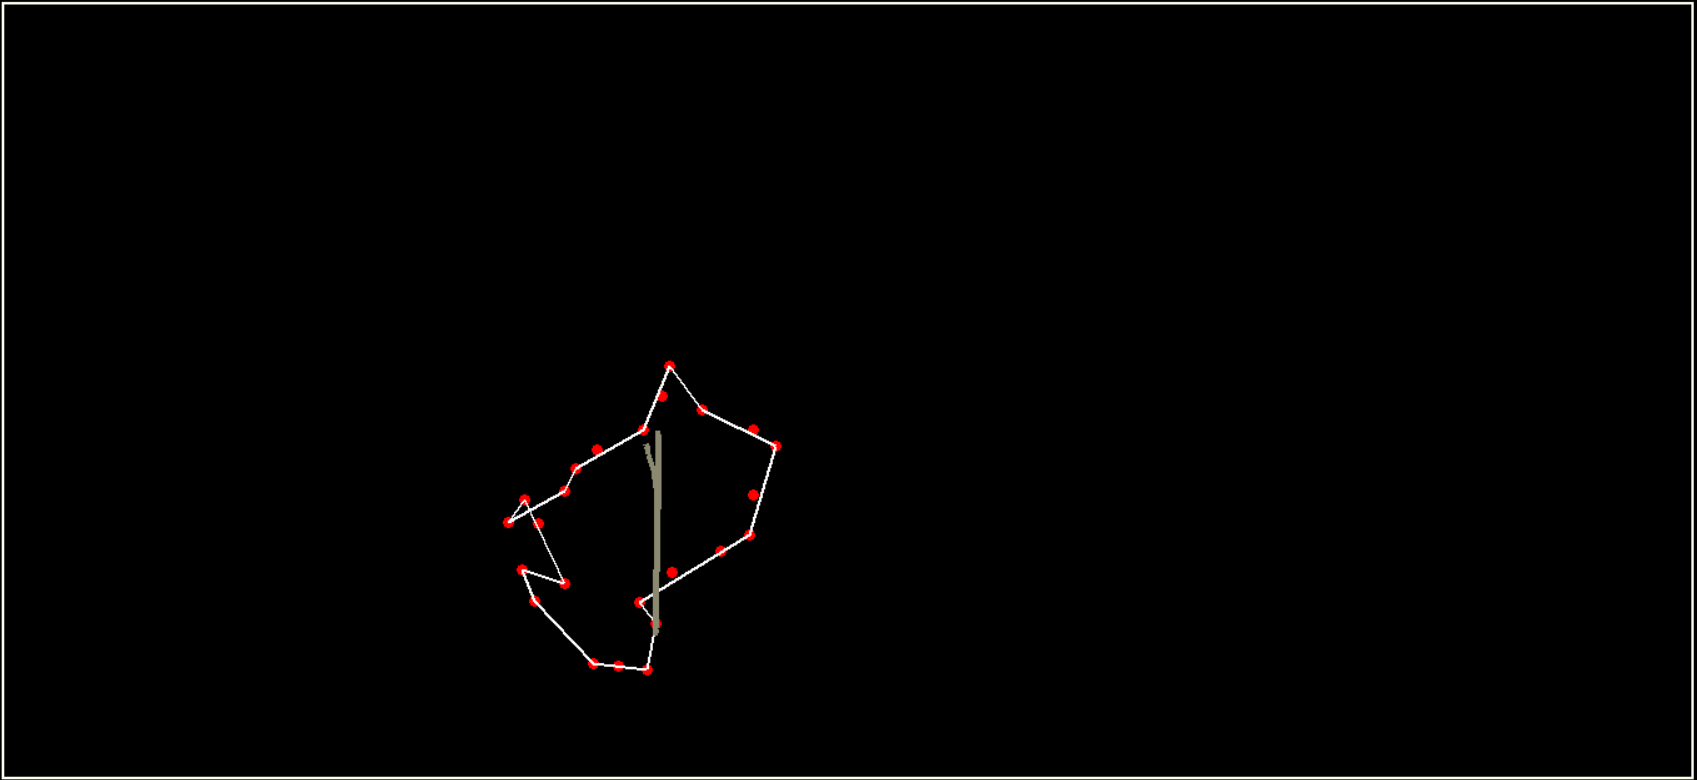

The script that saved this image:
import tkinter as tk
import tkinter.messagebox as tkm
from tkinter import simpledialog
from PIL import Image, ImageTk, ImageGrab
from pilotage import Pilotage
from math import sin,cos,pi
import traitement_avec_obstacle as Tr
import traitement_sans_obstacle as Tr2
import numpy as np
import threading
import os


class Interface:
    def __init__(self):
        self.tr = Tr.Traitement()
        self.tr2 = Tr2.Traitement()
        
        self.window = tk.Tk()
        self.window.title("Zone detector 3000")

        width_screen = self.window.winfo_screenwidth()
        height_screen = self.window.winfo_screenheight()

        self.width_window = width_screen 
        self.height_window = height_screen - 90

        self.canvas = tk.Canvas(self.window, bg='black', width=self.width_window , height=self.height_window)
        self.canvas.grid()  

        self.canvas.bind("<Button-1>", self.on_click)
        
        self.ball1 = self.canvas.create_oval(10, 10, 35, 35, fill='white')
        self.carre = None
        
        img = Image.open("detector3000.png")
        img = img.resize((self.width_window, self.height_window), Image.LANCZOS)

        self.im = ImageTk.PhotoImage(img)
        self.image = self.canvas.create_image(
            self.width_window // 2,
            self.height_window // 2,
            image=self.im)
        self.canvas.image = self.im

        menubar = tk.Menu(self.window)

        self.menu1 = tk.Menu(menubar, tearoff=0)
        self.boutonstart = self.menu1.add_command(label="Start", command=self.start)
        self.menu1.add_command(label="Stop", command=self.stop)
        self.menu1.add_separator()
        self.menu1.add_command(label="EXIT", command=self.pop)
        menubar.add_cascade(label="Mouvement", menu=self.menu1)

        menu2 = tk.Menu(menubar, tearoff=0)
        menu2.add_command(label="DOWNLOAD", command=self.download_canva)
        menubar.add_cascade(label="Sauvegarder", menu=menu2)

        self.window.config(menu=menubar)
        self.position = [(0, 0), (0, 0)]
        self.lines_canva = []

        # Initialisation du pilotage en thread
        self.pilotage = None
        threading.Thread(target=self.init_pilotage, daemon=True).start()


    def init_pilotage(self):
        try:
            self.pilotage = Pilotage()
            self.update_position()
        except Exception as e:
            tkm.showwarning("Erreur Bluetooth", f"Connexion au robot échouée :\n{e}")
    
    
    def update_position(self):
        try:
            self.position.append(self.pilotage.position())
            self.update_canvas()
            self.window.after(200, self.update_position) 
        except Exception as e:
            print(f"Error updating position: {e}")


    def update_canvas(self):
        aggrandissement = 2
        decalage_x = 600
        decalage_y = 400
        
        x1, y1 = self.position[-2]   
        x2, y2 = self.position[-1]
       
        x1p = x1 * aggrandissement + decalage_x
        x2p = x2 * aggrandissement + decalage_x
        y1p = y1 * aggrandissement + decalage_y
        y2p = y2 * aggrandissement + decalage_y
        self.line = self.canvas.create_line(x1p, y1p, x2p, y2p,
            fill="LemonChiffon4", tags="line", width= 4)
        self.lines_canva.append(self.line)
        

    def start(self):
        if not self.pilotage:
            tkm.showerror("Erreur", "Connexion au robot non terminée.")
            return
        self.canvas.itemconfig(self.ball1, fill="green")
        threading.Thread(target=self.pilotage.start, daemon=True).start()
        self.menu1.entryconfig("Start", command = self.move_bot)


    def move_bot(self):
        self.canvas.itemconfig(self.ball1, fill="green")
        if self.pilotage:
            self.pilotage.start_moving()


    def stop(self):
        self.canvas.itemconfig(self.ball1, fill="red")
        if self.pilotage:
            self.pilotage.running.set()
            self.pilotage.stop_moving()


#Fonctions liées aux boutons
    def contour(self):
        tableau_de_collisions = self.pilotage.pos_collisions
        self.canvas.delete("boules")
        self.canvas.delete("contour")
        self.tr.afficher_points(tableau_de_collisions , canvas= self.canvas)
        self.tr.afficher_contour(tableau_de_collisions , canvas = self.canvas)


    def contour2(self):
        tableau_de_collisions = self.pilotage.pos_collisions
        self.canvas.delete("boules")
        self.canvas.delete("contour")
        self.tr2.afficher_points(tableau_de_collisions , canvas= self.canvas, couleur = "red")
        self.tr2.afficher_contour(tableau_de_collisions , canvas = self.canvas, couleur = "white")


    def rotate_canva(self):
        self.delete_canva()
        s_xb = 0
        s_yb = 0
        nb = len(self.pilotage.pos_collisions)

        for i in range(nb):
            if self.pilotage.pos_collisions:
                xb, yb = self.pilotage.pos_collisions[i]
                s_xb += xb
                s_yb += yb

        if nb > 0:
            g_xb, g_yb = s_xb / nb, s_yb / nb
        
        ANGLE = simpledialog.askstring("Rotate canva", "Quel est votre angle de rotation ? (en degré)")
        ANGLE = float(ANGLE) * pi / 180
        ca = cos(ANGLE)
        sa = sin(ANGLE)
        rot_mat = np.array([[ca, -sa], 
                            [sa, ca]])

        for i in range(nb):
            if self.pilotage.pos_collisions:
                xb, yb = self.pilotage.pos_collisions[i]
                xb -= g_xb
                yb -= g_yb

                rotated = np.array([xb, yb]) @ rot_mat

                x1b = rotated[0] + g_xb
                y1b = rotated[1] + g_yb

                self.pilotage.pos_collisions[i] = (x1b, y1b)
        self.canvas.delete("boules")
        self.canvas.delete("contour")
        tableau_de_collisions = self.pilotage.pos_collisions
        self.tr.afficher_points(tableau_de_collisions, canvas=self.canvas)
        self.tr.afficher_contour(tableau_de_collisions, canvas=self.canvas)



    def translate_canva(self):
        self.delete_canva()
        input_str = simpledialog.askstring("Translation", "Entrez dx et dy séparés par une virgule (ex: 10, 20) :")
        dx_str, dy_str = input_str.split(",")
        TRANSLATION_x = float(dx_str.strip())
        TRANSLATION_y = float(dy_str.strip())

        for i in range(len(self.pilotage.pos_collisions)):
            if self.pilotage.pos_collisions:
                x, y = self.pilotage.pos_collisions[i]
                x_new = x + float(TRANSLATION_x)
                y_new = y + float(TRANSLATION_y)
                self.pilotage.pos_collisions[i] = (x_new, y_new)
        self.canvas.delete("boules")
        self.canvas.delete("contour")
        tableau_de_collisions = self.pilotage.pos_collisions
        self.tr.afficher_points(tableau_de_collisions , canvas= self.canvas)
        self.tr.afficher_contour(tableau_de_collisions , canvas = self.canvas)

    
    def delete_canva(self):
        self.canvas.delete("line")


#Fonction liée au click de départ
    def create_zone(self):
        self.canvas.itemconfigure(self.image, state='hidden')
        self.Ok = True

        self.x1_z = self.width_window - self.width_window * 0.94
        self.y1_z = self.height_window - self.height_window * 0.90
        self.x2_z = self.width_window -  self.width_window * 0.06
        self.y2_z = self.height_window - self.height_window * 0.10

        self.carre = self.canvas.create_rectangle(self.x1_z, self.y1_z, self.x2_z, self.y2_z, outline="ivory", width=2)

        self.button1 = tk.Button(self.window, text="Contour obstacle", command=self.contour, width=15)
        self.button1.place(x=self.width_window - self.width_window * 0.96, y=10)

        self.button1 = tk.Button(self.window, text="Contour no obstacle", command=self.contour2, width=15)
        self.button1.place(x=self.width_window - self.width_window * 0.96 + 120 , y=10)

        self.button2 = tk.Button(self.window, text="Rotation", command=self.rotate_canva, width=15)
        self.button2.place(x=self.width_window - self.width_window * 0.96 + 240, y=10)

        self.button3 = tk.Button(self.window, text="Translate", command=self.translate_canva, width=15)
        self.button3.place(x=self.width_window - self.width_window * 0.96 + 360, y=10)

        self.button4 = tk.Button(self.window, text="Delete", command = self.delete_canva, width=15)
        self.button4.place(x = self.width_window - self.width_window * 0.96 + 480, y=10)


#Fonctions liées aux menus
    def download_canva(self):
        self.window.update() 
     
        x = self.x1_z + 20
        y = self.y1_z + 70
        w = self.x2_z + 365
        h = self.y2_z + 230
        
        img = ImageGrab.grab(bbox=(x, y, w, h))
        img.save("interface.png")
        
        print("Image sauvegardée sous 'interface.png'")
        print("Image sauvegardée dans :", os.path.abspath("interface.png"))


    def pop(self):
        if tkm.askyesno('EXIT', 'Voulez-vous quitter?'):
            self.window.destroy()
        else:
            tkm.showerror("Go", "OK")


    def on_click(self, event):
        self.window.unbind("Button-1")
        if 0 <= event.x <= self.width_window and 0 <= event.y <= self.height_window:
            self.start()
            self.create_zone()
            


    def run(self):
        self.window.mainloop()


if __name__ == "__main__":
    app = Interface()
    app.run()
